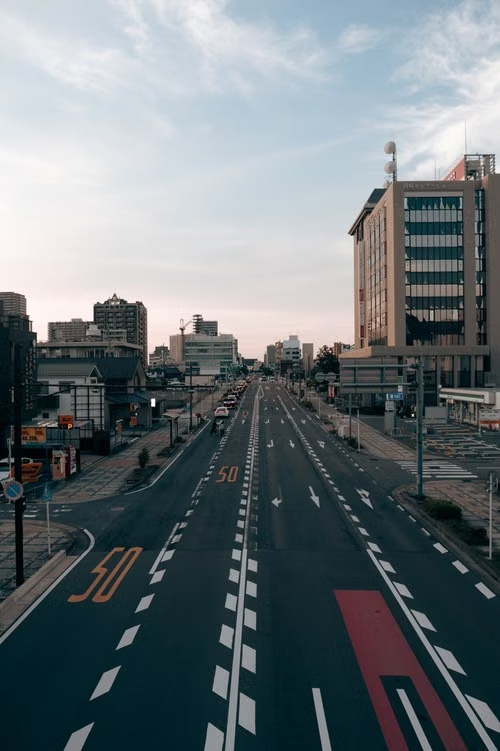
#> input picture Asset/road.jpg, 500 x 751 px
$ python 02_Image_conv.py
#> lines starting #> are read from the running program, lines starting #| are printed output that depends on the picture
import cv2
import numpy as np

# 1. Read image
#path = r"D:\Codex\Proj_ARES\Asset\road.jpg"
image = cv2.imread("Asset/road.jpg")
#> image is the input picture: shape (751, 500, 3); mean B, G, R 121.1, 117.2, 108.4

if image is None:
    print("Image loading failed!")
    exit()

print("Image loaded successfully!")

# 2. Inspect image properties
print("Original shape:", image.shape)
#| Original shape: (751, 500, 3)
print("Height:", image.shape[0])
#| Height: 751
print("Width:", image.shape[1])
#| Width: 500
print("Channels:", image.shape[2])
#| Channels: 3
print("Data type:", image.dtype)
#| Data type: uint8

# 3. Resize image
resized = cv2.resize(image, (640, 360))
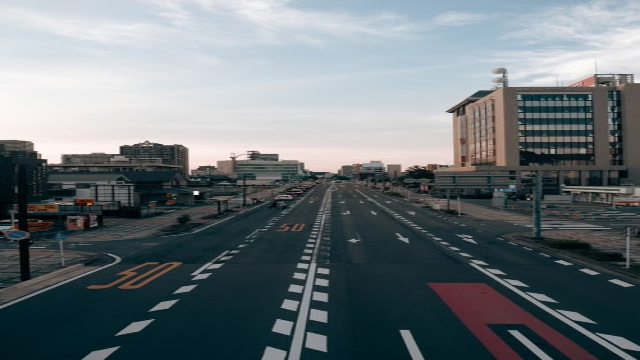
#> resized: shape (360, 640, 3); mean B, G, R 121, 117.1, 108.3

# 4. Convert to grayscale
gray = cv2.cvtColor(resized, cv2.COLOR_BGR2GRAY)
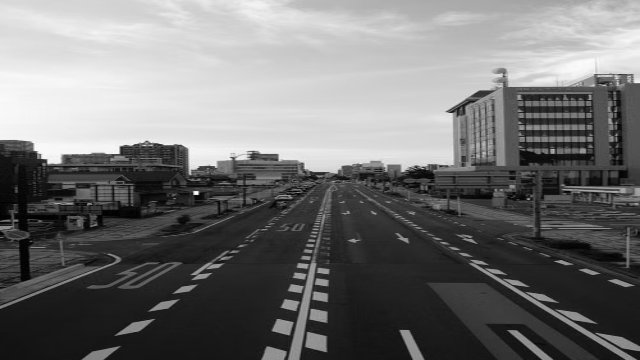
#> gray: shape (360, 640); min 0, max 253, mean 114.9

# 5. Crop Region of Interest
cropped = gray[50:250, 100:400]
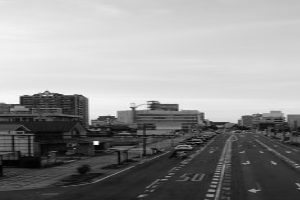
#> cropped: shape (200, 300); min 1, max 253, mean 145.3

# 6. Display images
cv2.imshow("Original Image", image)
cv2.imshow("Resized Image", resized)
cv2.imshow("Grayscale Image", gray)
cv2.imshow("Cropped Image", cropped)

# 7. Wait for key press
cv2.waitKey(0)

# 8. Close windows
cv2.destroyAllWindows()

########################## Diagnostic Script for Image Loading ##########################

'''import cv2
import os

path = r"D:\Codex\Proj_ARES\road.jpg"

print("1. Python working directory:", os.getcwd())
print("2. File exists:", os.path.exists(path))
print("3. File size:", os.path.getsize(path) if os.path.exists(path) else "File missing")

# Read image
image = cv2.imread(path)

print("4. OpenCV image:", image)

if image is None:
    print("ERROR: OpenCV failed to read the image.")
else:
    print("SUCCESS: Image loaded!")
    print("Image shape:", image.shape)

    cv2.imshow("Road Image", image)
    cv2.waitKey(0)
    cv2.destroyAllWindows()'''

$ run again, with Asset/heli.jpg copied over Asset/road.jpg
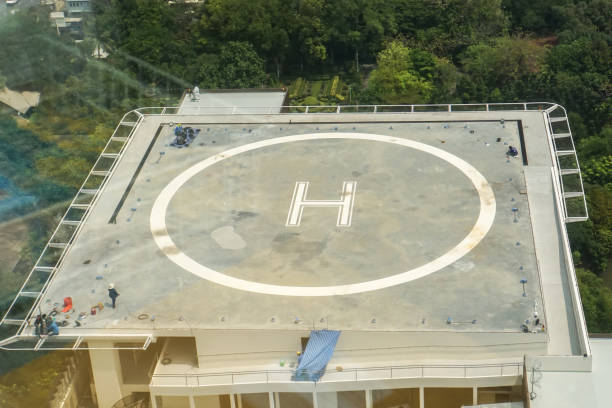
#> input picture Asset/heli.jpg, 612 x 408 px
#> image is the input picture: shape (408, 612, 3); mean B, G, R 119.1, 141.3, 139.1
#| Original shape: (408, 612, 3)
#| Height: 408
#| Width: 612
#| Channels: 3
#| Data type: uint8
#> `gray = cv2.cvtColor(resized, cv2.COLOR_BGR2GRAY)`:
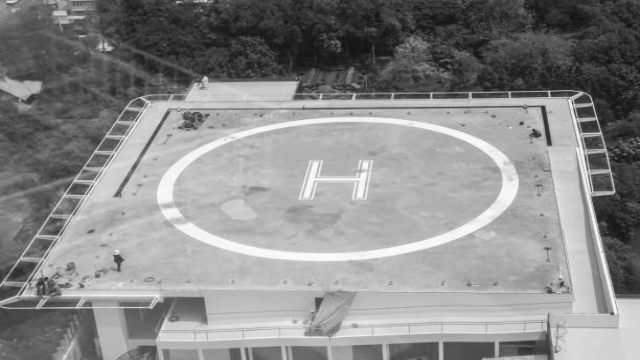
#> gray: shape (360, 640); min 14, max 254, mean 138
#> `cropped = gray[50:250, 100:400]`:
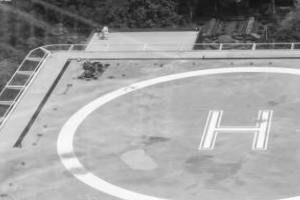
#> cropped: shape (200, 300); min 19, max 254, mean 159.7
